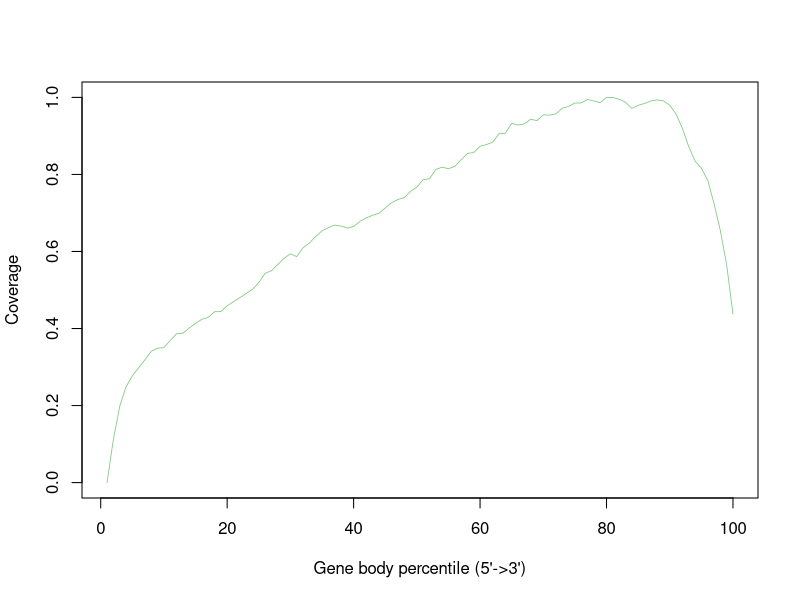

Write R code to recreate this figure.
ERR458501_sorted <- c(0.0,0.11185491212099993,0.1974371542609061,0.24832994888313142,0.2770954414956936,0.29832644772775013,0.31905328758490303,0.3411665849730411,0.34893914991947345,0.3503396120719838,0.36910580491562217,0.38659757720047616,0.3877319515440095,0.4014144667740354,0.4134024227995238,0.4240319305370772,0.4289195434493383,0.44361039142917164,0.4439605069672992,0.4591555213220363,0.4696169736012884,0.47999439815138994,0.4908199705902948,0.5017015615153001,0.5192073384216791,0.5433513059309573,0.550101533506057,0.5660107835585744,0.5823821861214201,0.5941600728240319,0.5865415587143757,0.6098172396890974,0.6218612142006862,0.6387227785169106,0.6535536727119949,0.6617883901687557,0.6685526223653806,0.6658777396540858,0.6609481128772495,0.6647293606890273,0.6784678944051536,0.6872347874798683,0.6941390658917442,0.6989286464533296,0.7129752818430082,0.7267418248021847,0.7349765422589455,0.7397521181990057,0.7564176178138786,0.7669490932007562,0.7866395910650514,0.7885862334570408,0.8130523072613962,0.8189202436804145,0.8148308941950844,0.82102093690918,0.8380505566837056,0.854505986975702,0.8569567957425951,0.8730761151179889,0.8774875708983965,0.8839717106645193,0.9056928786499545,0.90710734542399,0.932735802814929,0.9283663608990967,0.9310972620964918,0.9432812828233317,0.9398081366851061,0.9548911140676424,0.9540508367761361,0.9573979413206358,0.971934738463693,0.9765702681885022,0.9854632028569428,0.9856592675582942,0.9946502345774105,0.9908969960086829,0.9863594986345494,1.0,0.9999299768923745,0.9950143547370632,0.9876899376794342,0.9714445767103144,0.9794412156011484,0.9842448007842588,0.9906869266858063,0.993627897206078,0.9910230376024088,0.9797773265177508,0.9569357888103074,0.9195294447167566,0.8723898886632588,0.8349695399481829,0.8160913101323437,0.785491212099993,0.7246551361949444,0.6545760100833276,0.5659407604509488,0.4375183810657517)


pdf("/home/mashxp/Documents/MyVault/Atlas/LuuLoi_RNA-seq_course/exercise/_data/rseqc/ERR458501/ERR458501.geneBodyCoverage.curves.pdf")
x=1:100
icolor = colorRampPalette(c("#7fc97f","#beaed4","#fdc086","#ffff99","#386cb0","#f0027f"))(1)
plot(x,ERR458501_sorted,type='l',xlab="Gene body percentile (5'->3')", ylab="Coverage",lwd=0.8,col=icolor[1])
dev.off()
